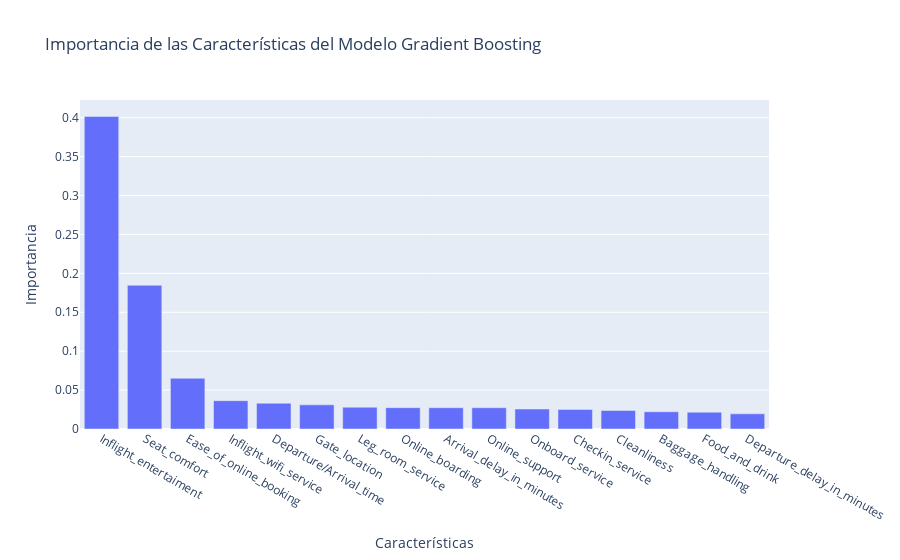

Write notebook code for a chart like this one.
### Code cell
fig = px.bar(
    x=sorted_features, 
    y=sorted_importances, 
    labels={'x': 'Características', 'y': 'Importancia'},
    title="Importancia de las Características del Modelo Gradient Boosting"
)
fig.show()

### Figure 1 — Plotly figure (JSON) as saved in the notebook; plotly's stock layout.template omitted (floating-point values rounded to 4 significant figures)
{"data": [{"alignmentgroup": "True", "hovertemplate": "Características=%{x}<br>Importancia=%{y}<extra></extra>", "legendgroup": "", "marker": {"color": "#636efa", "pattern": {"shape": ""}}, "name": "", "offsetgroup": "", "orientation": "v", "showlegend": false, "textposition": "auto", "type": "bar", "x": ["Inflight_entertaiment", "Seat_comfort", "Ease_of_online_booking", "Inflight_wifi_service", "Departure/Arrival_time", "Gate_location", "Leg_room_service", "Online_boarding", "Arrival_delay_in_minutes", "Online_support", "Onboard_service", "Checkin_service", "Cleanliness", "Baggage_handling", "Food_and_drink", "Departure_delay_in_minutes"], "xaxis": "x", "y": [0.4017, 0.1847, 0.06519, 0.0364, 0.03313, 0.03104, 0.02801, 0.02743, 0.02735, 0.02732, 0.02564, 0.02513, 0.02382, 0.02217, 0.02157, 0.01946], "yaxis": "y"}], "layout": {"barmode": "relative", "legend": {"tracegroupgap": 0}, "title": {"text": "Importancia de las Características del Modelo Gradient Boosting"}, "xaxis": {"anchor": "y", "domain": [0, 1], "title": {"text": "Características"}}, "yaxis": {"anchor": "x", "domain": [0, 1], "title": {"text": "Importancia"}}}}
